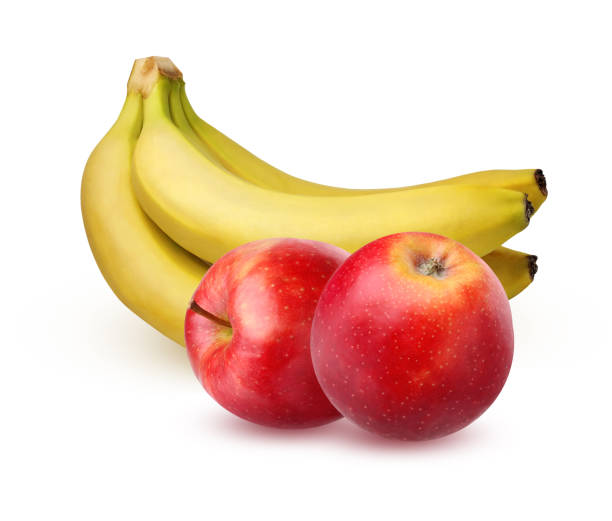
#> input picture images/fruits.jpg, 612 x 521 px
$ python log.py
#> lines starting #> are read from the running program, lines starting #| are printed output that depends on the picture
import numpy as np
from PIL import Image
import matplotlib
matplotlib.use("QtAgg")
import matplotlib.pyplot as plt

from sklearn.mixture import GaussianMixture as GMM

img = np.array(Image.open("images/fruits.jpg"))
#> img is the input picture: shape (521, 612, 3); mean R, G, B 239.8, 210.7, 192.7
rows, cols, ch = img.shape
#> rows = 521; cols = 612; ch = 3

img2 = img.reshape((-1, 3))

max_iter = 10
log_likelihoods = []

gmm = GMM(n_components=3, covariance_type="full", warm_start=True,
            max_iter=1, n_init=1, random_state=42)

for n_iter in range(max_iter):
    gmm.fit(img2)
    ll = gmm.score(img2) * len(img2)
    log_likelihoods.append(ll)
#> this loop made 10 passes
#> ll on passes 1 to 10: -2675786.2, -2316317.8, -2055884.3, -1127130.4, -98908.3, -89906.3, -85517.8, -83591.3, -82641.2, -82128.4
#> after the loop, log_likelihoods = [-2675786.2, -2316317.8, -2055884.3, -1127130.4, -98908.3, -89906.3, -85517.8, -83591.3, -82641.2, -82128.4]

plt.figure(figsize=(10, 6))
plt.plot(range(1, max_iter + 1), log_likelihoods, marker='o', markersize=4)
plt.xlabel('EM Iteration')
plt.ylabel('Log-Likelihood')
plt.title('Log-Likelihood vs EM Iterations')
plt.grid(True, alpha=0.3)
plt.show()
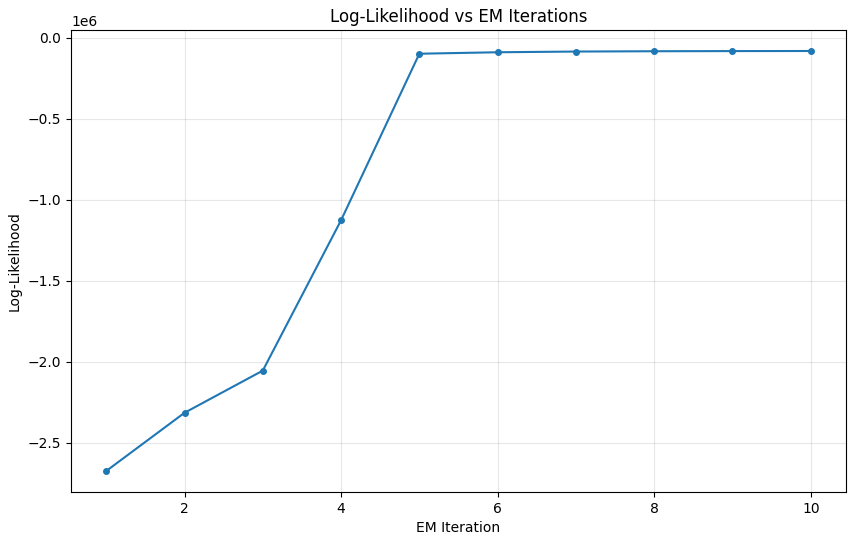
#> figure drawn by matplotlib, 1 panel; curve peaks at x = 10, y = -82128.4
